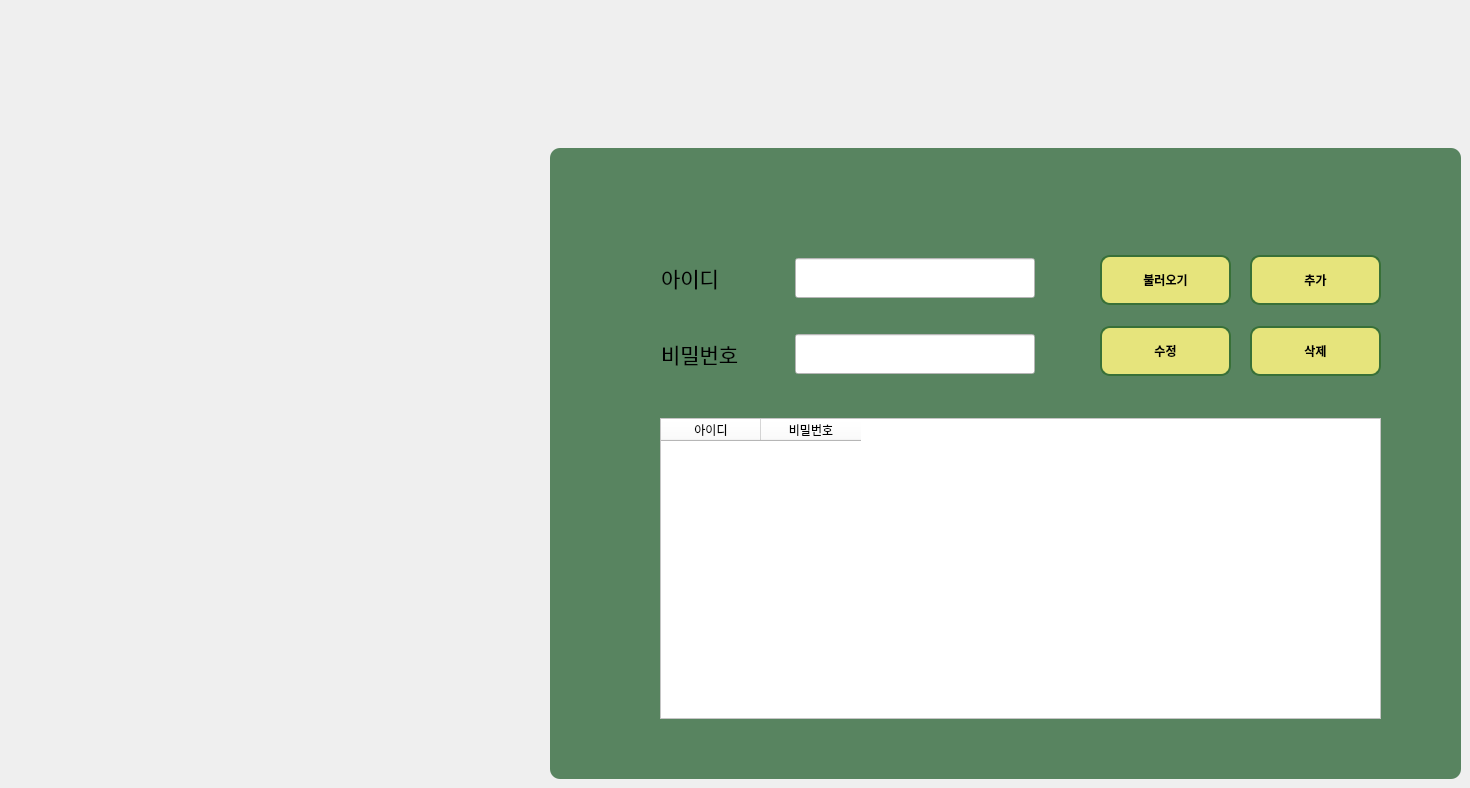
          <widget class="QWidget" name="page_3_admin">
           <property name="styleSheet">
            <string notr="true"/>
           </property>
           <widget class="QWidget" name="widget_2" native="true">
            <property name="geometry">
             <rect>
              <x>550</x>
              <y>148</y>
              <width>911</width>
              <height>631</height>
             </rect>
            </property>
            <property name="styleSheet">
             <string notr="true">
QWidget {
    background-color: rgb(88, 132, 96);
}


#widget_2 {
    border-radius: 10px;       /* 모서리를 10px만큼 둥글게 설정 */
}

</string>
            </property>
            <widget class="QPushButton" name="deleteBtn">
             <property name="geometry">
              <rect>
               <x>700</x>
               <y>178</y>
               <width>131</width>
               <height>50</height>
              </rect>
             </property>
             <property name="styleSheet">
              <string notr="true">QPushButton {
    background-color: #E6E47C;        /* 버튼 배경색 */
    border: 2px solid #387038;        /* 테두리 색과 두께 */
    border-radius: 10px;              /* 모서리를 둥글게 */
    padding: 5px 15px;                /* 버튼의 패딩 */
    color: black;                     /* 글자 색상 */
    font-weight: bold;                /* 글자 굵기 */
}

/* 버튼을 누를 때 스타일 */
QPushButton:pressed {
    background-color: #8FBD99;        /* 눌렀을 때 배경색 */
    padding-top: 6px;                 /* 약간 아래로 눌리는 효과 */
    padding-left: 6px;                /* 눌렸을 때 살짝 오른쪽으로 밀리는 효과 */
}</string>
             </property>
             <property name="text">
              <string>삭제</string>
             </property>
            </widget>
            <widget class="QPushButton" name="updateBtn">
             <property name="geometry">
              <rect>
               <x>550</x>
               <y>178</y>
               <width>131</width>
               <height>50</height>
              </rect>
             </property>
             <property name="styleSheet">
              <string notr="true">QPushButton {
    background-color: #E6E47C;        /* 버튼 배경색 */
    border: 2px solid #387038;        /* 테두리 색과 두께 */
    border-radius: 10px;              /* 모서리를 둥글게 */
    padding: 5px 15px;                /* 버튼의 패딩 */
    color: black;                     /* 글자 색상 */
    font-weight: bold;                /* 글자 굵기 */
}

/* 버튼을 누를 때 스타일 */
QPushButton:pressed {
    background-color: #8FBD99;        /* 눌렀을 때 배경색 */
    padding-top: 6px;                 /* 약간 아래로 눌리는 효과 */
    padding-left: 6px;                /* 눌렸을 때 살짝 오른쪽으로 밀리는 효과 */
}</string>
             </property>
             <property name="text">
              <string>수정</string>
             </property>
            </widget>
            <widget class="QPushButton" name="loadBtn">
             <property name="geometry">
              <rect>
               <x>550</x>
               <y>107</y>
               <width>131</width>
               <height>50</height>
              </rect>
             </property>
             <property name="styleSheet">
              <string notr="true">QPushButton {
    background-color: #E6E47C;        /* 버튼 배경색 */
    border: 2px solid #387038;        /* 테두리 색과 두께 */
    border-radius: 10px;              /* 모서리를 둥글게 */
    padding: 5px 15px;                /* 버튼의 패딩 */
    color: black;                     /* 글자 색상 */
    font-weight: bold;                /* 글자 굵기 */
}

/* 버튼을 누를 때 스타일 */
QPushButton:pressed {
    background-color: #8FBD99;        /* 눌렀을 때 배경색 */
    padding-top: 6px;                 /* 약간 아래로 눌리는 효과 */
    padding-left: 6px;                /* 눌렸을 때 살짝 오른쪽으로 밀리는 효과 */
}</string>
             </property>
             <property name="text">
              <string>불러오기</string>
             </property>
            </widget>
            <widget class="QPushButton" name="addBtn">
             <property name="geometry">
              <rect>
               <x>700</x>
               <y>107</y>
               <width>131</width>
               <height>50</height>
              </rect>
             </property>
             <property name="styleSheet">
              <string notr="true">QPushButton {
    background-color: #E6E47C;        /* 버튼 배경색 */
    border: 2px solid #387038;        /* 테두리 색과 두께 */
    border-radius: 10px;              /* 모서리를 둥글게 */
    padding: 5px 15px;                /* 버튼의 패딩 */
    color: black;                     /* 글자 색상 */
    font-weight: bold;                /* 글자 굵기 */
}

/* 버튼을 누를 때 스타일 */
QPushButton:pressed {
    background-color: #8FBD99;        /* 눌렀을 때 배경색 */
    padding-top: 6px;                 /* 약간 아래로 눌리는 효과 */
    padding-left: 6px;                /* 눌렸을 때 살짝 오른쪽으로 밀리는 효과 */
}</string>
             </property>
             <property name="text">
              <string>추가</string>
             </property>
            </widget>
            <widget class="QTableWidget" name="tableWidget">
             <property name="geometry">
              <rect>
               <x>110</x>
               <y>270</y>
               <width>721</width>
               <height>301</height>
              </rect>
             </property>
             <property name="styleSheet">
              <string notr="true">background-color: rgb(255, 255, 255);
color: rgb(0, 0, 0);</string>
             </property>
             <column>
              <property name="text">
               <string>아이디</string>
              </property>
             </column>
             <column>
              <property name="text">
               <string>비밀번호</string>
              </property>
             </column>
            </widget>
            <widget class="QWidget" name="layoutWidget">
             <property name="geometry">
              <rect>
               <x>111</x>
               <y>110</y>
               <width>374</width>
               <height>116</height>
              </rect>
             </property>
             <layout class="QVBoxLayout" name="verticalLayout_7">
              <item>
               <layout class="QHBoxLayout" name="horizontalLayout_8">
                <item>
                 <widget class="QLabel" name="label_11">
                  <property name="font">
                   <font>
                    <pointsize>16</pointsize>
                   </font>
                  </property>
                  <property name="styleSheet">
                   <string notr="true">color: rgb(0, 0, 0);</string>
                  </property>
                  <property name="text">
                   <string>아이디</string>
                  </property>
                 </widget>
                </item>
                <item>
                 <spacer name="horizontalSpacer_4">
                  <property name="orientation">
                   <enum>Qt::Horizontal</enum>
                  </property>
                  <property name="sizeHint" stdset="0">
                   <size>
                    <width>38</width>
                    <height>20</height>
                   </size>
                  </property>
                 </spacer>
                </item>
                <item>
                 <widget class="QLineEdit" name="id_input">
                  <property name="minimumSize">
                   <size>
                    <width>240</width>
                    <height>40</height>
                   </size>
                  </property>
                  <property name="styleSheet">
                   <string notr="true">background-color: rgb(255, 255, 255);
color: rgb(0, 0, 0);</string>
                  </property>
                  <property name="text">
                   <string/>
                  </property>
                 </widget>
                </item>
               </layout>
              </item>
              <item>
               <spacer name="verticalSpacer_2">
                <property name="orientation">
                 <enum>Qt::Vertical</enum>
                </property>
                <property name="sizeHint" stdset="0">
                 <size>
                  <width>20</width>
                  <height>18</height>
                 </size>
                </property>
               </spacer>
              </item>
              <item>
               <layout class="QHBoxLayout" name="horizontalLayout_9">
                <item>
                 <widget class="QLabel" name="label_12">
                  <property name="font">
                   <font>
                    <pointsize>16</pointsize>
                   </font>
                  </property>
                  <property name="styleSheet">
                   <string notr="true">color: rgb(0, 0, 0);</string>
                  </property>
                  <property name="text">
                   <string>비밀번호</string>
                  </property>
                 </widget>
                </item>
                <item>
                 <spacer name="horizontalSpacer_5">
                  <property name="orientation">
                   <enum>Qt::Horizontal</enum>
                  </property>
                  <property name="sizeHint" stdset="0">
                   <size>
                    <width>40</width>
                    <height>20</height>
                   </size>
                  </property>
                 </spacer>
                </item>
                <item>
                 <widget class="QLineEdit" name="pw_input">
                  <property name="minimumSize">
                   <size>
                    <width>240</width>
                    <height>40</height>
                   </size>
                  </property>
                  <property name="styleSheet">
                   <string notr="true">background-color: rgb(255, 255, 255);
color: rgb(0, 0, 0);</string>
                  </property>
                  <property name="text">
                   <string/>
                  </property>
                  <property name="echoMode">
                   <enum>QLineEdit::Normal</enum>
                  </property>
                 </widget>
                </item>
               </layout>
              </item>
             </layout>
            </widget>
           </widget>
          </widget>
